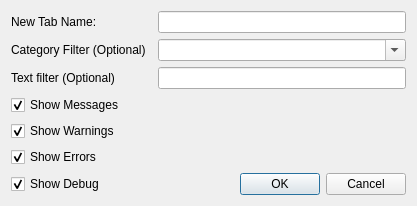
<?xml version="1.0" encoding="UTF-8"?>
<ui version="4.0">
 <class>newLogDialog</class>
 <widget class="QDialog" name="newLogDialog">
  <property name="windowModality">
   <enum>Qt::ApplicationModal</enum>
  </property>
  <property name="geometry">
   <rect>
    <x>0</x>
    <y>0</y>
    <width>417</width>
    <height>188</height>
   </rect>
  </property>
  <property name="windowTitle">
   <string>Create New Logging Tab</string>
  </property>
  <property name="modal">
   <bool>true</bool>
  </property>
  <layout class="QGridLayout" name="gridLayout">
   <item row="0" column="0">
    <widget class="QLabel" name="nameLabel">
     <property name="text">
      <string>New Tab Name:</string>
     </property>
    </widget>
   </item>
   <item row="0" column="2">
    <widget class="QLineEdit" name="tabNameEdit">
     <property name="toolTip">
      <string>Required!</string>
     </property>
    </widget>
   </item>
   <item row="1" column="0">
    <widget class="QLabel" name="typeLabel_2">
     <property name="text">
      <string>Category Filter (Optional)</string>
     </property>
    </widget>
   </item>
   <item row="1" column="2">
    <widget class="QComboBox" name="windowNameBox">
     <property name="toolTip">
      <string>Comma-Seperated List&lt;br&gt;Leave empty for all messages</string>
     </property>
     <property name="editable">
      <bool>true</bool>
     </property>
    </widget>
   </item>
   <item row="2" column="0" colspan="2">
    <widget class="QLabel" name="filterLabel">
     <property name="text">
      <string>Text filter (Optional)</string>
     </property>
    </widget>
   </item>
   <item row="2" column="2">
    <widget class="QLineEdit" name="filterEdit"/>
   </item>
   <item row="3" column="0">
    <widget class="QCheckBox" name="checkNormal">
     <property name="text">
      <string>Show Messages</string>
     </property>
     <property name="checked">
      <bool>true</bool>
     </property>
    </widget>
   </item>
   <item row="4" column="0">
    <widget class="QCheckBox" name="checkWarning">
     <property name="text">
      <string>Show Warnings</string>
     </property>
     <property name="checked">
      <bool>true</bool>
     </property>
    </widget>
   </item>
   <item row="5" column="0">
    <widget class="QCheckBox" name="checkError">
     <property name="text">
      <string>Show Errors</string>
     </property>
     <property name="checked">
      <bool>true</bool>
     </property>
    </widget>
   </item>
   <item row="6" column="0">
    <widget class="QCheckBox" name="checkDebug">
     <property name="text">
      <string>Show Debug</string>
     </property>
     <property name="checked">
      <bool>true</bool>
     </property>
    </widget>
   </item>
   <item row="6" column="1" colspan="2">
    <widget class="QDialogButtonBox" name="buttonBox">
     <property name="orientation">
      <enum>Qt::Horizontal</enum>
     </property>
     <property name="standardButtons">
      <set>QDialogButtonBox::Cancel|QDialogButtonBox::Ok</set>
     </property>
    </widget>
   </item>
  </layout>
 </widget>
 <resources/>
 <connections>
  <connection>
   <sender>buttonBox</sender>
   <signal>accepted()</signal>
   <receiver>newLogDialog</receiver>
   <slot>attemptAccept()</slot>
   <hints>
    <hint type="sourcelabel">
     <x>278</x>
     <y>99</y>
    </hint>
    <hint type="destinationlabel">
     <x>230</x>
     <y>116</y>
    </hint>
   </hints>
  </connection>
  <connection>
   <sender>buttonBox</sender>
   <signal>rejected()</signal>
   <receiver>newLogDialog</receiver>
   <slot>reject()</slot>
   <hints>
    <hint type="sourcelabel">
     <x>199</x>
     <y>98</y>
    </hint>
    <hint type="destinationlabel">
     <x>199</x>
     <y>59</y>
    </hint>
   </hints>
  </connection>
 </connections>
 <slots>
  <slot>attemptAccept()</slot>
 </slots>
</ui>
